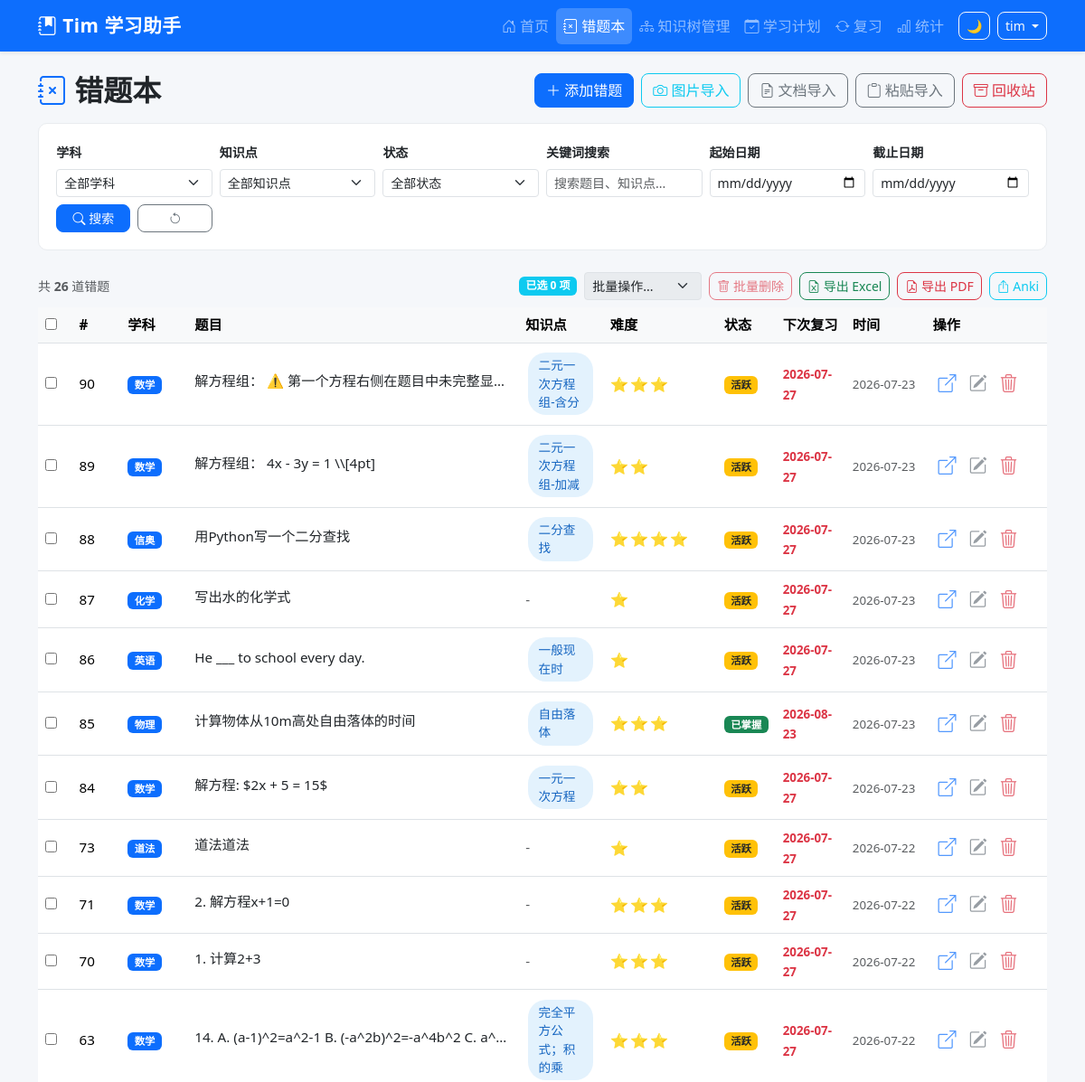
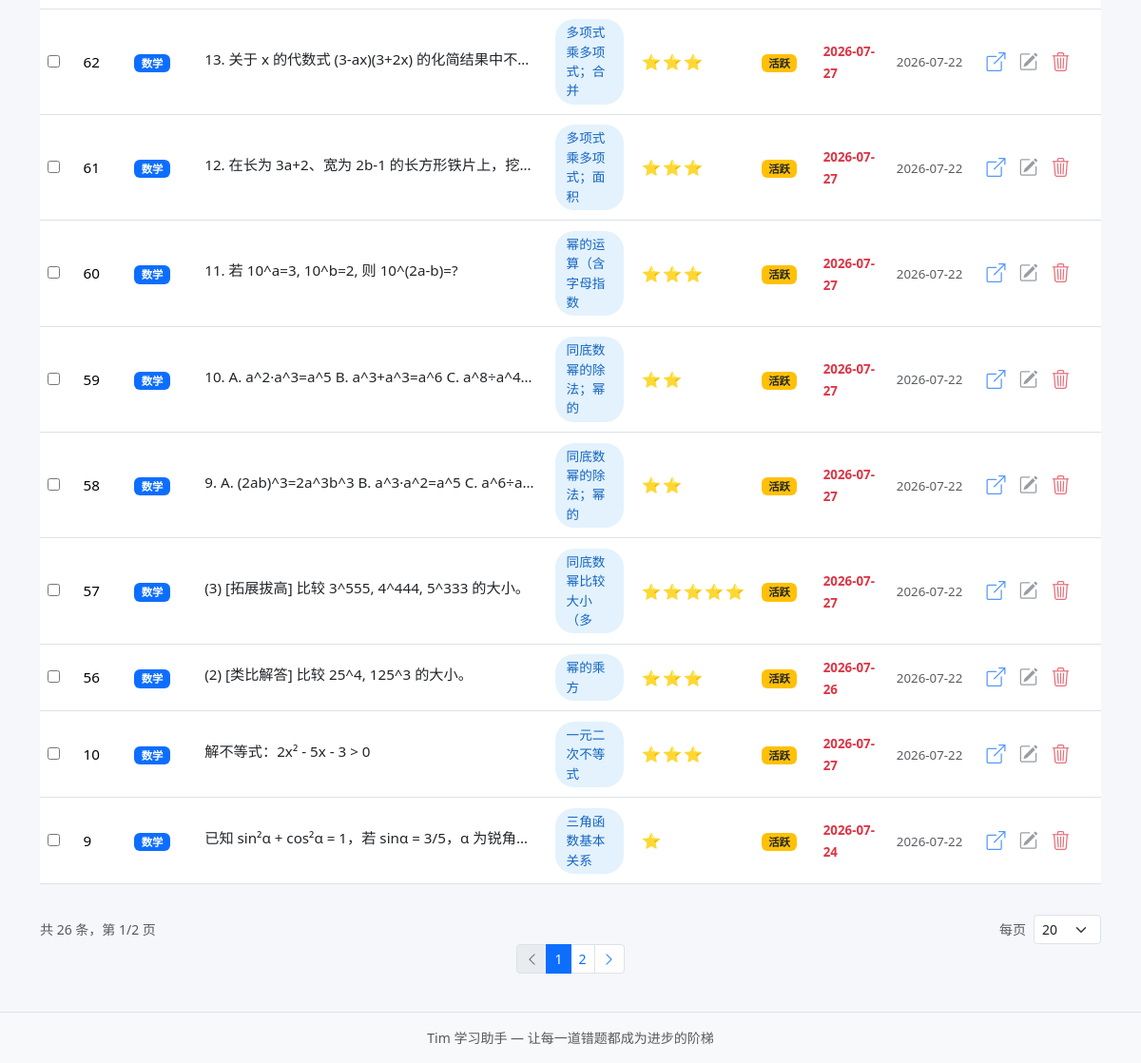
Screenshot of /questions (signed in) with the database file from the repository (2 pictures, top to bottom).
### tables this page shows
CREATE TABLE mistake_records (
            id INTEGER PRIMARY KEY AUTOINCREMENT,
            uuid TEXT NOT NULL,
            sys_platform TEXT NOT NULL DEFAULT 'web',
            bstudio_create_time TIMESTAMP DEFAULT CURRENT_TIMESTAMP,
            xueke TEXT NOT NULL,
            timu TEXT NOT NULL,
            xueshengdaan TEXT DEFAULT '',
            zhengquedaan TEXT DEFAULT '',
            cuowufenxi TEXT DEFAULT '',
            zhishidian TEXT DEFAULT '',
            difficulty INTEGER DEFAULT 1,
            review_count INTEGER DEFAULT 0,
            last_review_at TIMESTAMP,
            next_review_at TIMESTAMP,
            review_stage INTEGER DEFAULT 0,
            review_algorithm TEXT DEFAULT 'sm2',
            status TEXT DEFAULT 'active',
            updated_at TIMESTAMP DEFAULT CURRENT_TIMESTAMP
        , voice_data TEXT DEFAULT '');

### app.py (the view)
@app.route('/questions',)
@login_required
def question_list():
    page, per_page, offset = paginate(request, Config.PAGE_SIZE)
    xueke_filter = request.args.get('xueke', '')
    zhishidian_filter = request.args.get('zhishidian', '')
    status_filter = request.args.get('status', '')
    keyword = request.args.get('keyword', '')
    date_from = request.args.get('date_from', '')
    date_to = request.args.get('date_to', '')
    where_clauses = ['1=1']
    params = []
    if xueke_filter:
        where_clauses.append('xueke = ?')
        params.append(xueke_filter)
    if zhishidian_filter:
        where_clauses.append('(zhishidian LIKE ? OR xueke = ?)')
        params.append('%' + zhishidian_filter + '%')
        params.append(zhishidian_filter)
    if status_filter:
        where_clauses.append('status = ?')
        params.append(status_filter)
    else:
        where_clauses.append("status != 'deleted'")
    if keyword:
        where_clauses.append('(timu LIKE ? OR zhishidian LIKE ? OR cuowufenxi LIKE ?)')
        kw = '%' + keyword + '%'
        params.extend([kw, kw, kw])
    if date_from:
        where_clauses.append("bstudio_create_time >= ? || ' 00:00:00'")
        params.append(date_from)
    if date_to:
        where_clauses.append("bstudio_create_time <= ? || ' 23:59:59'")
        params.append(date_to)
    where_sql = ' AND '.join(where_clauses)
    total = query_db(
        f'SELECT COUNT(*) as cnt FROM mistake_records WHERE {where_sql}',
        params, one=True
    )['cnt']
    questions = query_db(
        f'''SELECT * FROM mistake_records WHERE {where_sql}
            ORDER BY bstudio_create_time DESC
            LIMIT ? OFFSET ?''',
        params + [per_page, offset]
    )
    total_pages = max(1, (total + per_page - 1) // per_page)
    questions = rows_to_dicts(questions)
    for q in questions:
        q['timu_plain'] = strip_latex(q['timu'])
    knowledge_points = get_knowledge_points()
    resp = make_response(render_template('question_list.html',
        questions=questions,
        page=page,
        total_pages=total_pages,
        total=total,
        xueke_filter=xueke_filter,
        zhishidian_filter=zhishidian_filter,
        status_filter=status_filter,
        keyword=keyword,
        date_from=date_from,
        date_to=date_to,
        knowledge_points=knowledge_points,
        subjects=Config.get_subjects(),
        status_options=Config.STATUS_OPTIONS,
        per_page=per_page,
        today_str=date.today().isoformat(),
    ))
    return set_uuid_cookie(resp, g.user_uuid)

### templates/question_list.html (shortened to what this page needs)
{% extends "base.html" %}
{% block content %}
<div class="d-flex justify-content-between align-items-center mb-3">
    <h2 class="fw-bold mb-0"><i class="bi bi-journal-x text-primary"></i> 错题本</h2>
    <div class="d-flex gap-2">
        <a href="{{ url_for('add_question') }}" class="btn btn-primary">
            <i class="bi bi-plus-lg"></i> 添加错题
        </a>
        <a href="{{ url_for('ocr_import') }}" class="btn btn-outline-info">
            <i class="bi bi-camera"></i> 图片导入
        </a>
        <a href="{{ url_for('doc_import') }}" class="btn btn-outline-secondary">
            <i class="bi bi-file-earmark-text"></i> 文档导入
        </a>
        <a href="{{ url_for('paste_import') }}" class="btn btn-outline-secondary">
            <i class="bi bi-clipboard"></i> 粘贴导入
        </a>
        <a href="{{ url_for('question_deleted') }}" class="btn btn-outline-danger">
            <i class="bi bi-archive"></i> 回收站
        </a>
    </div>
</div>
<div class="filter-bar">
    <form method="GET" class="row g-2 align-items-end">
        <div class="col-md-2">
            <label class="form-label small fw-bold">学科</label>
            <select name="xueke" class="form-select form-select-sm">
                <option value="">全部学科</option>
            </select>
        </div>
        <div class="col-md-2">
            <label class="form-label small fw-bold">知识点</label>
            <select name="zhishidian" class="form-select form-select-sm">
                <option value="">全部知识点</option>
            </select>
        </div>
        <div class="col-md-2">
            <label class="form-label small fw-bold">状态</label>
            <select name="status" class="form-select form-select-sm">
                <option value="">全部状态</option>
            </select>
        </div>
        <div class="col-md-2">
            <label class="form-label small fw-bold">关键词搜索</label>
            <input type="text" name="keyword" class="form-control form-control-sm"
                   placeholder="搜索题目、知识点..." value="{{ keyword }}" id="keyword-search">
        </div>
        <div class="col-md-2">
            <label class="form-label small fw-bold">起始日期</label>
            <input type="date" name="date_from" class="form-control form-control-sm" value="{{ date_from }}">
        </div>
        <div class="col-md-2">
            <label class="form-label small fw-bold">截止日期</label>
            <input type="date" name="date_to" class="form-control form-control-sm" value="{{ date_to }}">
        </div>
        <div class="col-md-1">
            <button type="submit" class="btn btn-primary btn-sm w-100">
                <i class="bi bi-search"></i> 搜索
            </button>
        </div>
        <div class="col-md-1">
            <a href="{{ url_for('question_list') }}" class="btn btn-outline-secondary btn-sm w-100" title="重置">
                <i class="bi bi-arrow-counterclockwise"></i>
            </a>
        </div>
    </form>
</div>
<div class="d-flex justify-content-between align-items-center mb-2">
    <small class="text-muted">共 <strong id="total-count">{{ total }}</strong> 道错题</small>
    <div class="d-flex gap-2">
        <div id="batch-toolbar" class="d-flex align-items-center gap-2" style="display:none;">
            <span class="badge bg-info" id="sel-count-badge">已选 <span id="sel-count">0</span> 项</span>
            <select id="batch-action" class="form-select form-select-sm" style="width:auto;">
                <option value="">批量操作...</option>
            </select>
            <button class="btn btn-outline-danger btn-sm" id="batch-delete-btn" onclick="batchDelete()" disabled>
                <i class="bi bi-trash"></i> 批量删除
            </button>
        </div>
        <a href="{{ url_for('export_excel') }}" class="btn btn-outline-success btn-sm">
            <i class="bi bi-file-earmark-excel"></i> 导出 Excel
        </a>
        <a href="{{ url_for('export_pdf') }}" class="btn btn-outline-danger btn-sm">
            <i class="bi bi-file-earmark-pdf"></i> 导出 PDF
        </a>
        <a href="{{ url_for('export_anki') }}" class="btn btn-outline-info btn-sm">
            <i class="bi bi-box-arrow-up"></i> Anki
        </a>
    </div>
</div>
{% if questions %}
<div class="table-responsive">
    <table class="table table-hover align-middle">
        <thead>
            <tr>
                <th style="width: 40px;">
                    <input type="checkbox" id="select-all" title="全选本页" style="display:none;">
                </th>
                <th style="width: 60px;">#</th>
                <th style="width: 80px;">学科</th>
                <th>题目</th>
                <th style="width: 100px;">知识点</th>
                <th style="width: 70px;">难度</th>
                <th style="width: 65px;">状态</th>
                <th style="width: 85px;">下次复习</th>
                <th style="width: 100px;">时间</th>
                <th style="width: 140px;">操作</th>
            </tr>
        </thead>
        <tbody>
            {% for q in questions %}
            <tr>
                <td><input type="checkbox" class="row-select" value="{{ q['id'] }}" aria-label="选择此题"></td>
                <td>{{ q['id'] }}</td>
                <td><span class="badge bg-primary">{{ q['xueke'] }}</span></td>
                <td>
                    <a href="{{ url_for('question_detail', question_id=q['id']) }}" class="text-decoration-none text-dark">
                        <span class="text-truncate d-inline-block" style="max-width: 350px;">
                            {{ q.get('timu_plain', q['timu'][:60]) }}
                        </span>
                    </a>
                </td>
                <td>
                    {% if q['zhishidian'] %}
                    <span class="knowledge-badge">{{ q['zhishidian'][:10] }}</span>
                    {% else %}
                    <span class="text-muted">-</span>
                    {% endif %}
                </td>
                <td>
                    <span class="difficulty-stars">{{ '⭐' * q['difficulty'] }}</span>
                </td>
                <td>
                    {% if q['status'] == 'active' %}
                    <span class="badge bg-warning text-dark">活跃</span>
                    {% elif q['status'] == 'mastered' %}
                    <span class="badge bg-success">已掌握</span>
                    {% else %}
                    <span class="badge bg-secondary">已归档</span>
                    {% endif %}
                </td>
                <td>
                    {% if q['next_review_at'] %}
                    <small {% if q['next_review_at'][:10] <= today_str %}class="text-danger fw-bold"{% else %}class="text-muted"{% endif %}>
                        {{ q['next_review_at'][:10] }}
                    </small>
                    {% else %}
                    <span class="text-muted">—</span>
                    {% endif %}
                </td>
                <td><small class="text-muted">{{ q['bstudio_create_time'][:10] }}</small></td>
                <td>
                    <div class="action-btns">
                        <a href="{{ url_for('question_detail', question_id=q['id']) }}" class="btn btn-link text-primary p-1" title="查看">
                            <i class="bi bi-box-arrow-up-right"></i>
                        </a>
                        <a href="{{ url_for('edit_question', question_id=q['id']) }}" class="btn btn-link text-secondary p-1" title="编辑">
                            <i class="bi bi-pencil-square"></i>
                        </a>
                        <form method="POST" action="{{ url_for('delete_question', question_id=q['id']) }}" class="d-inline">
                            <button type="submit" class="btn btn-link text-danger p-1" title="删除"
                                    data-confirm="确定要删除这道错题吗？">
                                <i class="bi bi-trash3"></i>
                            </button>
                        </form>
                    </div>
                </td>
            </tr>
            {% endfor %}
        </tbody>
    </table>
</div>
<div class="d-flex justify-content-between align-items-center mt-3">
    <div class="text-muted small">共 {{ total }} 条{% if total_pages > 1 %}，第 {{ page }}/{{ total_pages }} 页{% endif %}</div>
    <div class="d-flex align-items-center gap-2">
        <span class="text-muted small">每页</span>
        <select class="form-select form-select-sm" style="width:auto" onchange="location.href='{{ url_for('question_list', page=1, per_page='__PP__', xueke=xueke_filter, zhishidian=zhishidian_filter, status=status_filter, keyword=keyword, date_from=date_from, date_to=date_to) }}'.replace('__PP__', this.value)" {% if total <= per_page and total_pages <= 1 %}disabled{% endif %}>
            {% for n in [10, 20, 50, 100] %}
            <option value="{{ n }}" {% if per_page == n %}selected{% endif %}>{{ n }}</option>
            {% endfor %}
        </select>
    </div>
</div>
{% if total_pages > 1 %}
<nav>
    <ul class="pagination pagination-sm justify-content-center">
        <li class="page-item {% if page <= 1 %}disabled{% endif %}">
            <a class="page-link" href="{{ url_for('question_list', page=page-1, per_page=per_page, xueke=xueke_filter, zhishidian=zhishidian_filter, status=status_filter, keyword=keyword, date_from=date_from, date_to=date_to) }}">
                <i class="bi bi-chevron-left"></i>
            </a>
        </li>
        {% for p in range(1, total_pages + 1) %}
            {% if p == 1 or p == total_pages or (p >= page - 2 and p <= page + 2) %}
            <li class="page-item {% if p == page %}active{% endif %}">
                <a class="page-link" href="{{ url_for('question_list', page=p, per_page=per_page, xueke=xueke_filter, zhishidian=zhishidian_filter, status=status_filter, keyword=keyword, date_from=date_from, date_to=date_to) }}">{{ p }}</a>
            </li>
            {% elif p == page - 3 or p == page + 3 %}
            <li class="page-item disabled"><span class="page-link">...</span></li>
            {% endif %}
        {% endfor %}
        <li class="page-item {% if page >= total_pages %}disabled{% endif %}">
            <a class="page-link" href="{{ url_for('question_list', page=page+1, per_page=per_page, xueke=xueke_filter, zhishidian=zhishidian_filter, status=status_filter, keyword=keyword, date_from=date_from, date_to=date_to) }}">
                <i class="bi bi-chevron-right"></i>
            </a>
        </li>
</nav>
{% endif %}
{% endif %}
{% endblock %}

### rows the page displays
mistake_records: id "90", xueke "数学", get "解方程组： ⚠️ 第一个方程右侧在题目中未完整显…", zhishidian "二元一次方程组-含分", difficulty "⭐⭐⭐", status "活跃", next_review_at "2026-07-27", bstudio_create_time "2026-07-23"
mistake_records: id "89", xueke "数学", get "解方程组： 4x - 3y = 1 \\\\[4pt]", zhishidian "二元一次方程组-加减", difficulty "⭐⭐", status "活跃", next_review_at "2026-07-27", bstudio_create_time "2026-07-23"
mistake_records: id "88", xueke "信奥", get "用Python写一个二分查找", zhishidian "二分查找", difficulty "⭐⭐⭐⭐", status "活跃", next_review_at "2026-07-27", bstudio_create_time "2026-07-23"
mistake_records: id "87", xueke "化学", get "写出水的化学式", difficulty "⭐", status "活跃", next_review_at "2026-07-27", bstudio_create_time "2026-07-23"
mistake_records: id "86", xueke "英语", get "He ___ to school every day.", zhishidian "一般现在时", difficulty "⭐", status "活跃", next_review_at "2026-07-27", bstudio_create_time "2026-07-23"
mistake_records: id "85", xueke "物理", get "计算物体从10m高处自由落体的时间", zhishidian "自由落体", difficulty "⭐⭐⭐", status "已掌握", next_review_at "2026-08-23", bstudio_create_time "2026-07-23"
mistake_records: id "84", xueke "数学", get "解方程: $2x + 5 = 15$", zhishidian "一元一次方程", difficulty "⭐⭐", status "活跃", next_review_at "2026-07-27", bstudio_create_time "2026-07-23"
mistake_records: id "73", xueke "道法", get "道法道法", difficulty "⭐", status "活跃", next_review_at "2026-07-27", bstudio_create_time "2026-07-22"
mistake_records: id "71", xueke "数学", get "2. 解方程x+1=0", difficulty "⭐⭐⭐", status "活跃", next_review_at "2026-07-27", bstudio_create_time "2026-07-22"
mistake_records: id "70", xueke "数学", get "1. 计算2+3", difficulty "⭐⭐⭐", status "活跃", next_review_at "2026-07-27", bstudio_create_time "2026-07-22"
mistake_records: id "63", xueke "数学", get "14. A. (a-1)^2=a^2-1 B. (-a^2b)^2=-a^4b^2 C. a^…", zhishidian "完全平方公式；积的乘", difficulty "⭐⭐⭐", status "活跃", next_review_at "2026-07-27", bstudio_create_time "2026-07-22"
mistake_records: id "62", xueke "数学", get "13. 关于 x 的代数式 (3-ax)(3+2x) 的化简结果中不…", zhishidian "多项式乘多项式；合并", difficulty "⭐⭐⭐", status "活跃", next_review_at "2026-07-27", bstudio_create_time "2026-07-22"
mistake_records: id "61", xueke "数学", get "12. 在长为 3a+2、宽为 2b-1 的长方形铁片上，挖…", zhishidian "多项式乘多项式；面积", difficulty "⭐⭐⭐", status "活跃", next_review_at "2026-07-27", bstudio_create_time "2026-07-22"
mistake_records: id "60", xueke "数学", get "11. 若 10^a=3, 10^b=2, 则 10^(2a-b)=?", zhishidian "幂的运算（含字母指数", difficulty "⭐⭐⭐", status "活跃", next_review_at "2026-07-27", bstudio_create_time "2026-07-22"
mistake_records: id "59", xueke "数学", get "10. A. a^2·a^3=a^5 B. a^3+a^3=a^6 C. a^8÷a^4…", zhishidian "同底数幂的除法；幂的", difficulty "⭐⭐", status "活跃", next_review_at "2026-07-27", bstudio_create_time "2026-07-22"
mistake_records: id "58", xueke "数学", get "9. A. (2ab)^3=2a^3b^3 B. a^3·a^2=a^5 C. a^6÷a…", zhishidian "同底数幂的除法；幂的", difficulty "⭐⭐", status "活跃", next_review_at "2026-07-27", bstudio_create_time "2026-07-22"
mistake_records: id "57", xueke "数学", get "(3) [拓展拔高] 比较 3^555, 4^444, 5^333 的大小。", zhishidian "同底数幂比较大小（多", difficulty "⭐⭐⭐⭐⭐", status "活跃", next_review_at "2026-07-27", bstudio_create_time "2026-07-22"
mistake_records: id "56", xueke "数学", get "(2) [类比解答] 比较 25^4, 125^3 的大小。", zhishidian "幂的乘方", difficulty "⭐⭐⭐", status "活跃", next_review_at "2026-07-26", bstudio_create_time "2026-07-22"
mistake_records: id "10", xueke "数学", get "解不等式：2x² - 5x - 3 > 0", zhishidian "一元二次不等式", difficulty "⭐⭐⭐", status "活跃", next_review_at "2026-07-27", bstudio_create_time "2026-07-22"
mistake_records: id "9", xueke "数学", get "已知 sin²α + cos²α = 1，若 sinα = 3/5，α 为锐角…", zhishidian "三角函数基本关系", difficulty "⭐", status "活跃", next_review_at "2026-07-24", bstudio_create_time "2026-07-22"

### other values shown
{{ session.username }} "tim"
{{ total }} "26"
{{ page }} "1"
{{ total_pages }} "2"
{{ p }} "1" "2"
form field value "20"
